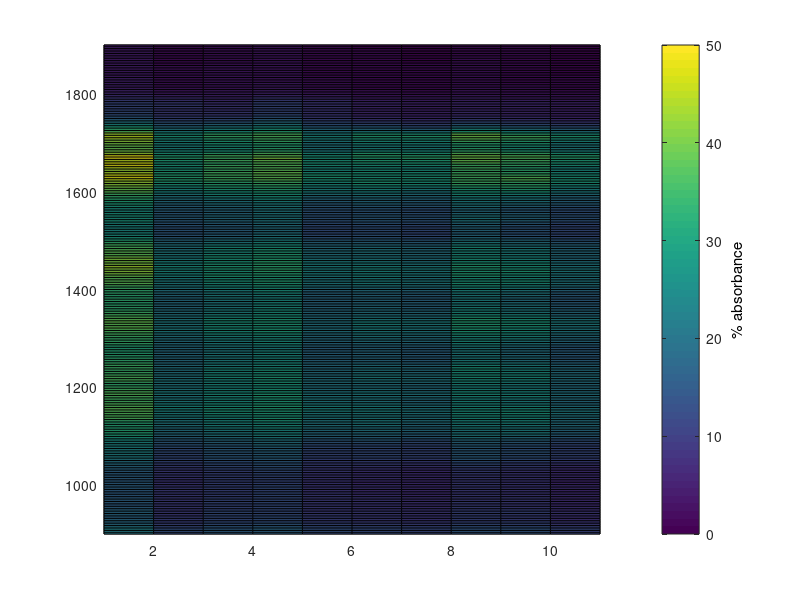

MATLAB code for this plot: (Note: this script raises an error after producing the figure.)
%% Take-Home Final
% Alec Hoyland
% 15:44 2018-10-29

% load the data
[wavenumber, arabica1, arabica2, arabica3, arabica4, arabica5, ...
 robusta1, robusta2, robusta3, robusta4, robusta5 ] ...
 = textread('Problem3_coffee_FTIR_data.txt', ...
 '%f%f%f%f%f%f%f%f%f%f%f', 'headerlines', 3 );

% construct the data matrix
X 				= [arabica1 arabica2 arabica3 arabica4 arabica5 robusta1 robusta2 ...
					 	robusta3 robusta4 robusta5];

% singular value decomposition
[U, S, V]	= svd(X);
sigma 		= diag(S);

% plot the data spectra using pcolor
[nrows, ncols] 	= size(X);
fake_column 		= NaN .* ones(nrows, 1);
fake_row 				= NaN .* ones(1, ncols + 1);
Xpcolor 				= [X, fake_column];
Xpcolor 				= [Xpcolor; fake_row];
x 							= 1:11;
y 							= linspace(900, 1900, 287);
[Xmesh, Ymesh] 	= meshgrid(x, y);
myXTickLabels 	= {'a1', 'a2', 'a3', 'a4', 'a5', 'r1', 'r2', 'r3', 'r4', 'r5'};

figure('OuterPosition',[0 0 1600 1600],'PaperUnits','points','PaperSize',[1600 1600]);
h 							= pcolor(Xmesh, Ymesh, Xpcolor);
ch							= colorbar;
caxis([0 50])
set(get(ch, 'YLabel'), 'String', '% absorbance')
set(gca, 'EdgeColor', 'none', 'YDir', 'reverse')
title('Original Data X')
set(h, 'XTick', x-0.5, 'XTickLabels', myXTickLabels);
xlabel('coffee bean bag/type')
ylabel('wavenumber (cm^{-1})')
colormap(jet)
return

% plot the first 3 SVD spectra using pcolor
for ii = 1:3
end

figure('OuterPosition',[0 0 1600 1600],'PaperUnits','points','PaperSize',[1600 1600]);
A 			= spectralSums(100, U, S, V);
imshow(mat2gray(A));
title('83.28% compression')
prettyFig
drawnow
saveas(gcf, '/home/ahoyland/code/homework/ENG-BE-601/final/morpheus.jpg')
saveas(gcf, '/home/ahoyland/code/homework/ENG-BE-601/final/morpheus.png')
close
